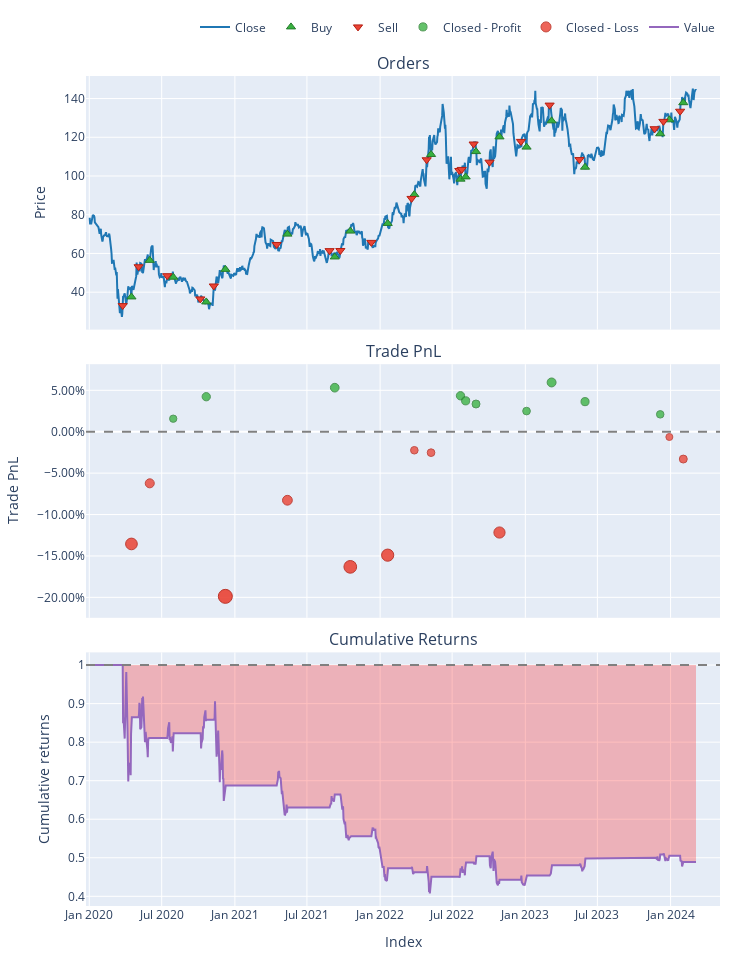

Notebook source saved alongside this figure:
### Code cell
# Plot charts of orders along, trades, and cumulative returns.
pf.plot(settings=dict(bm_returns=False)).show()

### Figure 1 — Plotly figure (JSON) as saved in the notebook; plotly's stock layout.template omitted (floating-point values rounded to 4 significant figures; data arrays with more than 128 entries replaced by an {"elided": "..."} marker saying what was removed)
{"data": [{"legendgroup": "0", "line": {"color": "#1f77b4"}, "mode": "lines", "name": "Close", "showlegend": true, "type": "scatter", "uid": "42b99792-279d-4bf0-b430-a5c028ec72b7", "x": {"elided": "1050 str values"}, "xaxis": "x", "y": {"elided": "1050 float values"}, "yaxis": "y"}, {"customdata": {"elided": "21x9 mixed values"}, "hovertemplate": "<br>Order Id: %{customdata[0]}\n<br>Signal Index: %{customdata[1]}\n<br>Creation Index: %{customdata[2]}\n<br>Fill Index: %{customdata[3]}\n<br>Size: %{customdata[4]:,}\n<br>Price: %{customdata[5]:,}\n<br>Fees: %{customdata[6]:,}\n<br>Type: %{customdata[7]}\n<br>Stop Type: %{customdata[8]}", "marker": {"color": "#37B13F", "line": {"color": "rgb(38,123,44)", "width": 1}, "size": 8, "symbol": "triangle-up"}, "mode": "markers", "name": "Buy", "type": "scatter", "uid": "d2f4c5bb-593b-418a-b509-a5ad5100ae47", "x": ["2020-04-16T00:00:00-04:00", "2020-06-01T00:00:00-04:00", "2020-07-30T00:00:00-04:00", "2020-10-21T00:00:00-04:00", "2020-12-08T00:00:00-05:00", "2021-05-13T00:00:00-04:00", "2021-09-09T00:00:00-04:00", "2021-10-18T00:00:00-04:00", "2022-01-20T00:00:00-05:00", "2022-03-28T00:00:00-04:00", "2022-05-09T00:00:00-04:00", "2022-07-22T00:00:00-04:00", "2022-08-04T00:00:00-04:00", "2022-08-30T00:00:00-04:00", "2022-10-28T00:00:00-04:00", "2023-01-04T00:00:00-05:00", "2023-03-08T00:00:00-05:00", "2023-05-31T00:00:00-04:00", "2023-12-06T00:00:00-05:00", "2023-12-29T00:00:00-05:00", "2024-02-02T00:00:00-05:00"], "xaxis": "x", "y": [37.55, 56.43, 47.74, 34.97, 51.78, 69.98, 58.19, 71.55, 75.5, 90.4, 111.1, 98.38, 99.53, 112.6, 120.2, 114.9, 128.5, 104.5, 121.8, 129.0, 137.9], "yaxis": "y"}, {"customdata": {"elided": "21x9 mixed values"}, "hovertemplate": "<br>Order Id: %{customdata[0]}\n<br>Signal Index: %{customdata[1]}\n<br>Creation Index: %{customdata[2]}\n<br>Fill Index: %{customdata[3]}\n<br>Size: %{customdata[4]:,}\n<br>Price: %{customdata[5]:,}\n<br>Fees: %{customdata[6]:,}\n<br>Type: %{customdata[7]}\n<br>Stop Type: %{customdata[8]}", "marker": {"color": "#EA4335", "line": {"color": "rgb(181,31,18)", "width": 1}, "size": 8, "symbol": "triangle-down"}, "mode": "markers", "name": "Sell", "type": "scatter", "uid": "32a114c6-4f46-46ff-9d46-5b18601af1dd", "x": ["2020-03-25T00:00:00-04:00", "2020-05-04T00:00:00-04:00", "2020-07-15T00:00:00-04:00", "2020-10-06T00:00:00-04:00", "2020-11-09T00:00:00-05:00", "2021-04-16T00:00:00-04:00", "2021-08-27T00:00:00-04:00", "2021-09-23T00:00:00-04:00", "2021-12-10T00:00:00-05:00", "2022-03-21T00:00:00-04:00", "2022-04-28T00:00:00-04:00", "2022-07-19T00:00:00-04:00", "2022-07-25T00:00:00-04:00", "2022-08-24T00:00:00-04:00", "2022-10-03T00:00:00-04:00", "2022-12-21T00:00:00-05:00", "2023-03-03T00:00:00-05:00", "2023-05-17T00:00:00-04:00", "2023-11-22T00:00:00-05:00", "2023-12-14T00:00:00-05:00", "2024-01-25T00:00:00-05:00"], "xaxis": "x", "y": [33.07, 53.12, 48.5, 36.51, 43.2, 64.64, 61.46, 61.51, 65.71, 88.42, 108.4, 102.8, 103.4, 116.5, 107.1, 117.9, 136.6, 108.5, 124.4, 128.2, 133.4], "yaxis": "y"}, {"customdata": [["2", "2", "2020-07-30 00:00:00-04:00", 1275.0, 0.01573], ["3", "3", "2020-10-21 00:00:00-04:00", 3482.0, 0.04229], ["6", "6", "2021-09-09 00:00:00-04:00", 3355.0, 0.0532], ["11", "11", "2022-07-22 00:00:00-04:00", 1956.0, 0.04341], ["12", "12", "2022-08-04 00:00:00-04:00", 1754.0, 0.0373], ["13", "13", "2022-08-30 00:00:00-04:00", 1634.0, 0.03349], ["15", "15", "2023-01-04 00:00:00-05:00", 1104.0, 0.02494], ["16", "16", "2023-03-08 00:00:00-05:00", 2700.0, 0.0595], ["17", "17", "2023-05-31 00:00:00-04:00", 1746.0, 0.0363], ["18", "18", "2023-12-06 00:00:00-05:00", 1045.0, 0.02098]], "hovertemplate": "<br>Exit Trade Id: %{customdata[0]}\n<br>Position Id: %{customdata[1]}\n<br>Exit Index: %{customdata[2]}\n<br>PnL: %{customdata[3]:,}\n<br>Return: %{customdata[4]:,%}", "marker": {"color": "#37B13F", "line": {"color": "rgb(38,123,44)", "width": 1}, "opacity": [0.7573, 0.778, 0.7865, 0.7789, 0.7741, 0.7712, 0.7645, 0.7914, 0.7733, 0.7614], "size": [7.341, 8.307, 8.704, 8.348, 8.126, 7.987, 7.676, 8.933, 8.089, 7.532], "symbol": "circle"}, "mode": "markers", "name": "Closed - Profit", "type": "scatter", "uid": "9b036915-2326-48fe-bb17-16ed80a19178", "x": ["2020-07-30T00:00:00-04:00", "2020-10-21T00:00:00-04:00", "2021-09-09T00:00:00-04:00", "2022-07-22T00:00:00-04:00", "2022-08-04T00:00:00-04:00", "2022-08-30T00:00:00-04:00", "2023-01-04T00:00:00-05:00", "2023-03-08T00:00:00-05:00", "2023-05-31T00:00:00-04:00", "2023-12-06T00:00:00-05:00"], "xaxis": "x2", "y": [0.01573, 0.04229, 0.0532, 0.04341, 0.0373, 0.03349, 0.02494, 0.0595, 0.0363, 0.02098], "yaxis": "y2"}, {"customdata": [["0", "0", "2020-04-16 00:00:00-04:00", -13550.0, -0.1355], ["1", "1", "2020-06-01 00:00:00-04:00", -5386.0, -0.0623], ["4", "4", "2020-12-08 00:00:00-05:00", -17060.0, -0.1988], ["5", "5", "2021-05-13 00:00:00-04:00", -5690.0, -0.08276], ["7", "7", "2021-10-18 00:00:00-04:00", -10840.0, -0.1632], ["8", "8", "2022-01-20 00:00:00-05:00", -8285.0, -0.149], ["9", "9", "2022-03-28 00:00:00-04:00", -1059.0, -0.02238], ["10", "10", "2022-05-09 00:00:00-04:00", -1169.0, -0.02527], ["14", "14", "2022-10-28 00:00:00-04:00", -6136.0, -0.1217], ["19", "19", "2023-12-29 00:00:00-05:00", -322.9, -0.006348], ["20", "20", "2024-02-02 00:00:00-05:00", -1668.0, -0.033]], "hovertemplate": "<br>Exit Trade Id: %{customdata[0]}\n<br>Position Id: %{customdata[1]}\n<br>Exit Index: %{customdata[2]}\n<br>PnL: %{customdata[3]:,}\n<br>Return: %{customdata[4]:,%}", "marker": {"color": "#EA4335", "line": {"color": "rgb(181,31,18)", "width": 1}, "opacity": [0.8507, 0.7936, 0.9, 0.8095, 0.8722, 0.8612, 0.7625, 0.7648, 0.8399, 0.75, 0.7708], "size": [11.7, 9.035, 14, 9.779, 12.7, 12.19, 7.583, 7.688, 11.2, 7, 7.969], "symbol": "circle"}, "mode": "markers", "name": "Closed - Loss", "type": "scatter", "uid": "1e05f7e2-f6e4-4984-9781-0f85ca684451", "x": ["2020-04-16T00:00:00-04:00", "2020-06-01T00:00:00-04:00", "2020-12-08T00:00:00-05:00", "2021-05-13T00:00:00-04:00", "2021-10-18T00:00:00-04:00", "2022-01-20T00:00:00-05:00", "2022-03-28T00:00:00-04:00", "2022-05-09T00:00:00-04:00", "2022-10-28T00:00:00-04:00", "2023-12-29T00:00:00-05:00", "2024-02-02T00:00:00-05:00"], "xaxis": "x2", "y": [-0.1355, -0.0623, -0.1988, -0.08276, -0.1632, -0.149, -0.02238, -0.02527, -0.1217, -0.006348, -0.033], "yaxis": "y2"}, {"hoverinfo": "skip", "line": {"color": "rgba(0, 0, 0, 0)", "width": 0}, "mode": "lines", "opacity": 0, "showlegend": false, "type": "scatter", "uid": "dd0837d7-e813-4d57-b174-0d03d239a323", "x": {"elided": "1050 str values"}, "xaxis": "x3", "y": {"elided": "1050 int values"}, "yaxis": "y3"}, {"connectgaps": false, "fill": "tonexty", "fillcolor": "rgba(255, 0, 0, 0.25)", "hoverinfo": "skip", "line": {"color": "rgba(0, 0, 0, 0)", "width": 0}, "mode": "lines", "opacity": 0, "showlegend": false, "type": "scatter", "uid": "f49a332b-6728-47bf-92d0-eb9a0f21f186", "x": {"elided": "1050 str values"}, "xaxis": "x3", "y": {"elided": "1050 float values"}, "yaxis": "y3"}, {"legendgroup": "1", "line": {"color": "#9467bd"}, "mode": "lines", "name": "Value", "showlegend": true, "type": "scatter", "uid": "50f1afbb-4581-47ae-be1b-d283814dcaa0", "x": {"elided": "1050 str values"}, "xaxis": "x3", "y": {"elided": "1050 float values"}, "yaxis": "y3"}, {"hoverinfo": "skip", "line": {"color": "rgba(0, 0, 0, 0)", "width": 0}, "mode": "lines", "opacity": 0, "showlegend": false, "type": "scatter", "uid": "465f1e6d-9f3f-48c4-a70e-c52de4518d47", "x": {"elided": "1050 str values"}, "xaxis": "x3", "y": {"elided": "1050 int values"}, "yaxis": "y3"}], "layout": {"annotations": [{"font": {"size": 16}, "showarrow": false, "text": "Orders", "x": 0.5, "xanchor": "center", "xref": "paper", "y": 1, "yanchor": "bottom", "yref": "paper"}, {"font": {"size": 16}, "showarrow": false, "text": "Trade PnL", "x": 0.5, "xanchor": "center", "xref": "paper", "y": 0.6528, "yanchor": "bottom", "yref": "paper"}, {"font": {"size": 16}, "showarrow": false, "text": "Cumulative Returns", "x": 0.5, "xanchor": "center", "xref": "paper", "y": 0.3056, "yanchor": "bottom", "yref": "paper"}], "height": 960, "legend": {"orientation": "h", "traceorder": "normal", "x": 1, "xanchor": "right", "y": 1.042, "yanchor": "bottom"}, "margin": {"b": 30, "l": 30, "r": 30, "t": 30}, "shapes": [{"line": {"color": "gray", "dash": "dash"}, "type": "line", "x0": 0, "x1": 1, "xref": "paper", "y0": 0, "y1": 0, "yref": "y2"}, {"line": {"color": "gray", "dash": "dash"}, "type": "line", "x0": 0, "x1": 1, "xref": "paper", "y0": 1, "y1": 1, "yref": "y3"}], "showlegend": true, "width": 750, "xaxis": {"anchor": "y", "domain": [0, 1], "matches": "x3", "showticklabels": false}, "xaxis2": {"anchor": "y2", "domain": [0, 1], "matches": "x3", "showticklabels": false}, "xaxis3": {"anchor": "y3", "domain": [0, 1], "title": {"text": "Index"}}, "yaxis": {"anchor": "x", "domain": [0.6944, 1], "title": {"text": "Price"}}, "yaxis2": {"anchor": "x2", "domain": [0.3472, 0.6528], "tickformat": ".2%", "title": {"text": "Trade PnL"}}, "yaxis3": {"anchor": "x3", "domain": [0, 0.3056], "title": {"text": "Cumulative returns"}}}}
